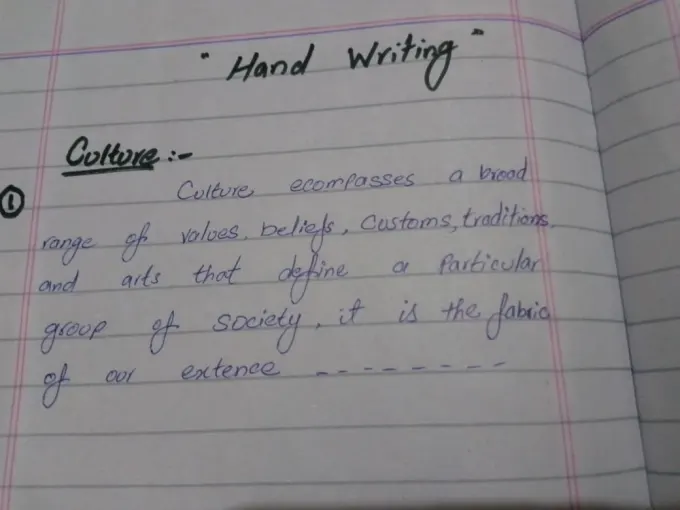
#> input picture Project4/i2.webp, 680 x 510 px
$ python pro4.py
#> lines starting #> are read from the running program, lines starting #| are printed output that depends on the picture; after the words box and inside, x2 and y2 are one past the last pixel; in counts of white or black regions, pixels touching at a corner belong together

import cv2

# Load the image
image = cv2.imread('i2.webp', 0)  # Replace 'image.jpg' with the path to your image
#> image: shape (510, 680); min 10, max 167, mean 135

# Apply mean adaptive thresholding
mean_threshold = cv2.adaptiveThreshold(image, 255, cv2.ADAPTIVE_THRESH_MEAN_C, cv2.THRESH_BINARY, 11, 3)
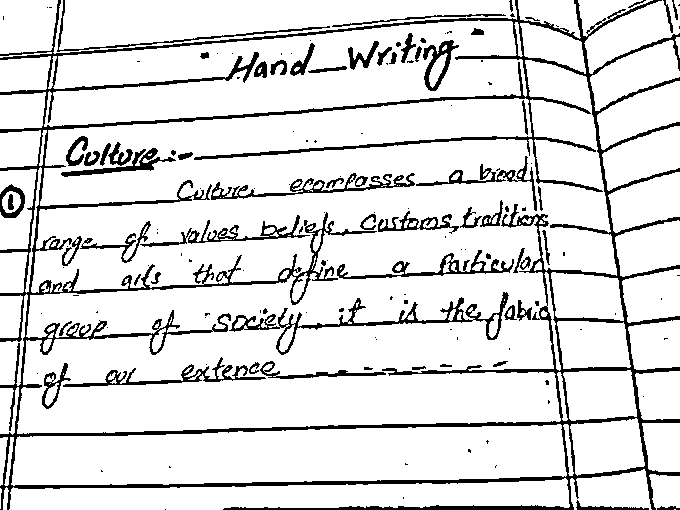
#> mean_threshold: shape (510, 680); 87.3% white; 153 black regions (86 under 20 px), largest, box (x1, y1, x2, y2) and area: (0, 0, 680, 510) 27503, (229, 292, 509, 355) 2039, (211, 173, 415, 200) 1158

# Apply Gaussian adaptive thresholding
gaussian_threshold = cv2.adaptiveThreshold(image, 255, cv2.ADAPTIVE_THRESH_GAUSSIAN_C, cv2.THRESH_BINARY, 11, 3)
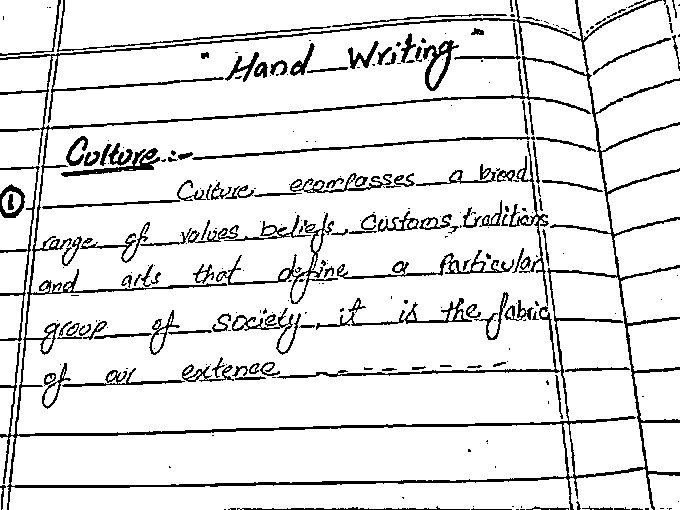
#> gaussian_threshold: shape (510, 680); 89.3% white; black in thin lines or dots

# Display the original image and thresholded images
cv2.imshow('Original Image', image)
cv2.imshow('Mean Adaptive Thresholding', mean_threshold)
cv2.imshow('Gaussian Adaptive Thresholding', gaussian_threshold)

# Wait for a key press and then close the windows
cv2.waitKey(0)
cv2.destroyAllWindows()
